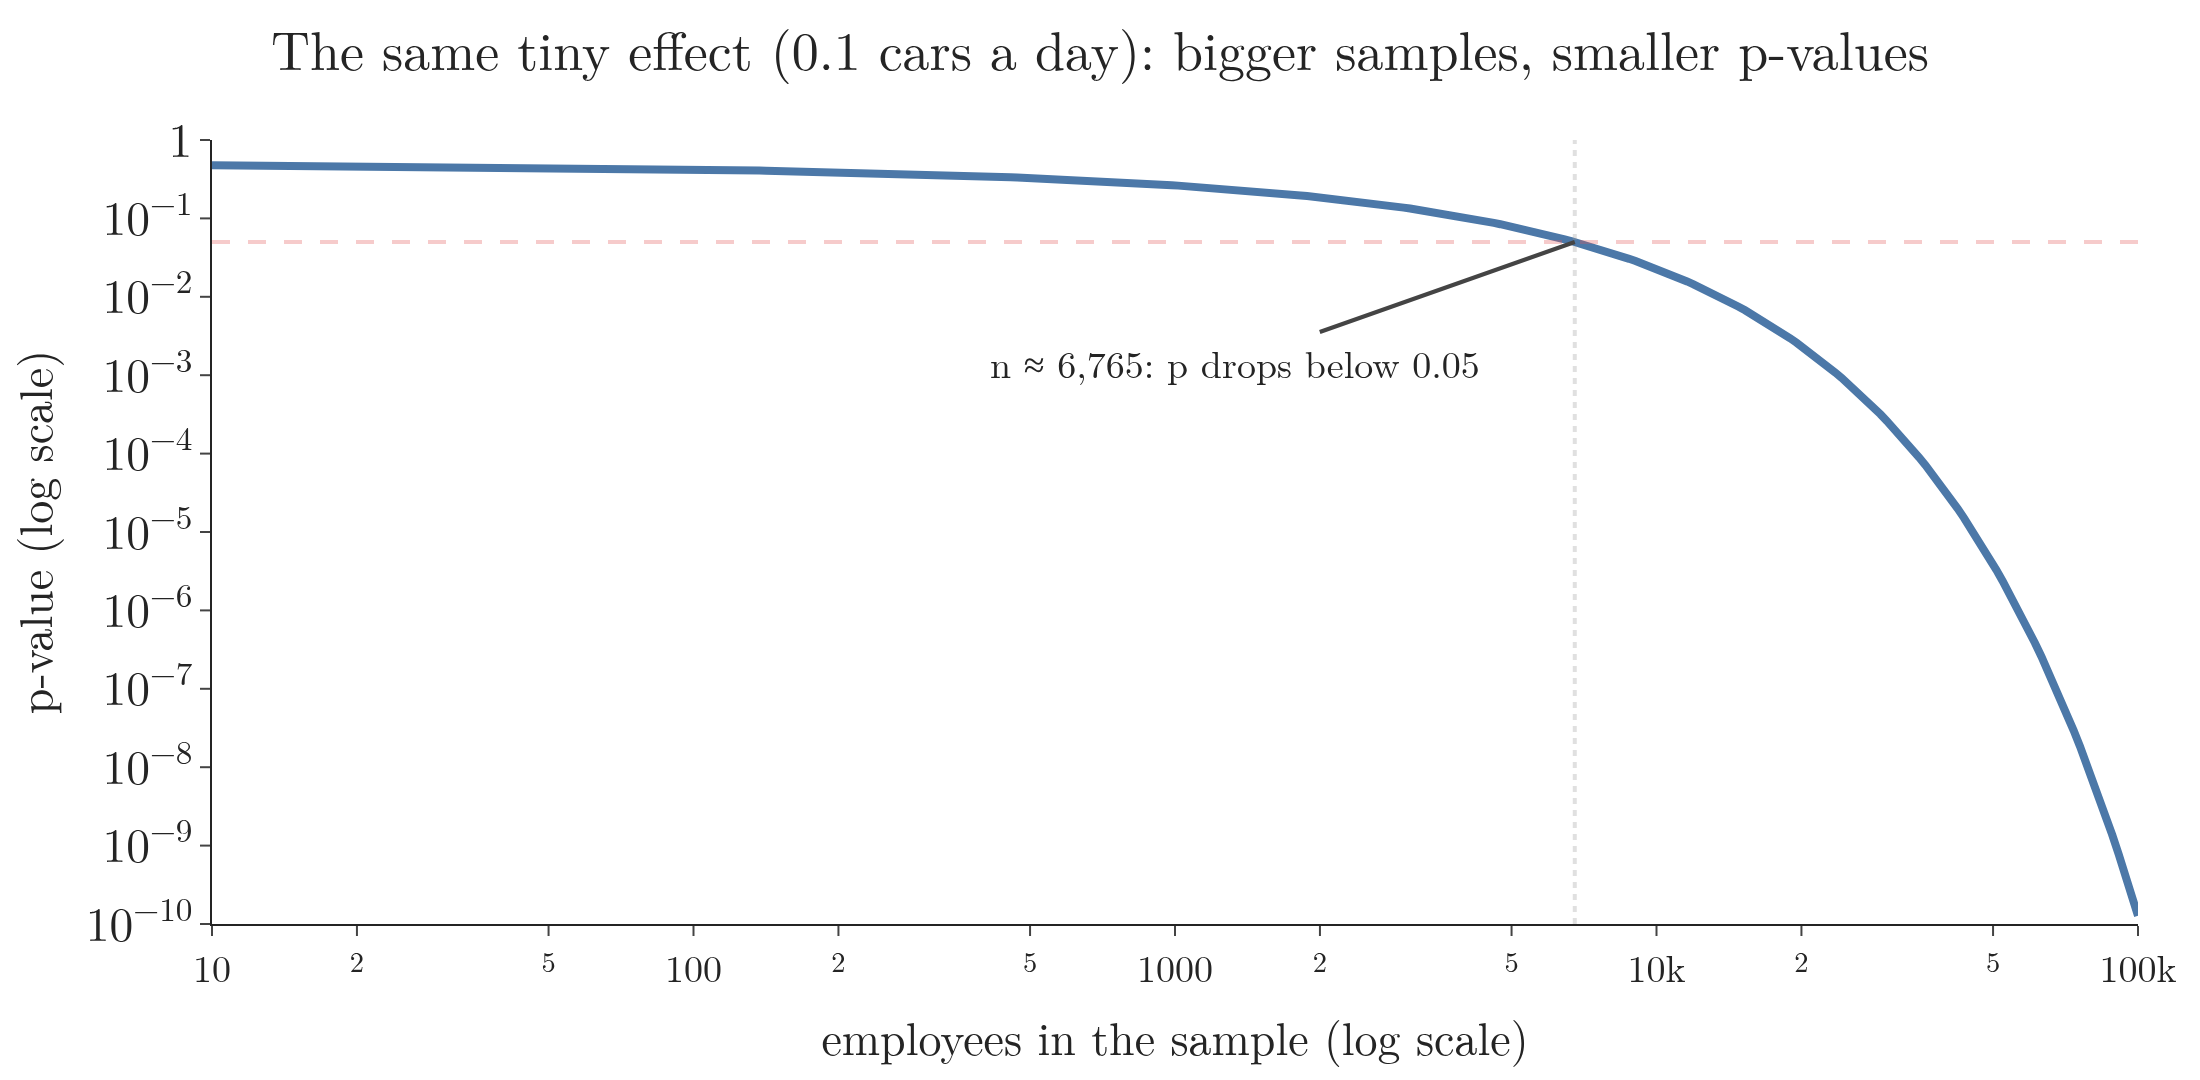

Source code (Python):
"""A small p-value does not mean a large effect: a training program that adds only 0.1 cars a day (sigma = 5, the
Note's right-tailed z-test) gives the p-value expected at the true effect, 1 - Phi(0.1 / (5 / sqrt(n))), for samples
of 10 to 100,000 employees. The p-value falls below 0.05 once n passes about 6,800, although the effect never changes."""
from pathlib import Path
import numpy as np
import plotly.graph_objects as go
from scipy import stats

here = Path(__file__).parent
n = np.logspace(1, 5, 300)
p = stats.norm.sf(0.1 / (5 / np.sqrt(n)))
cross = (1.645 * 5 / 0.1) ** 2
assert 6700 < cross < 6800 and p[-1] < 1e-9
fig = go.Figure()
fig.add_scatter(x=n, y=p, mode="lines", line=dict(color="#4C78A8", width=4))
fig.add_hline(y=0.05, line=dict(color="#E45756", dash="dash", width=2))
fig.add_vline(x=cross, line=dict(color="#9a9a9a", dash="dot", width=2))
fig.add_annotation(x=np.log10(cross), y=np.log10(0.05), text=f"n ≈ {cross:,.0f}: p drops below 0.05", ax=-170, ay=60,
                   font=dict(size=19), arrowwidth=2)
fig.update_layout(template="simple_white", width=1100, height=540, font=dict(family="Latin Modern Roman", size=19),
                  title=dict(text="The same tiny effect (0.1 cars a day): bigger samples, smaller p-values", x=0.5),
                  xaxis=dict(title="employees in the sample (log scale)", type="log"),
                  yaxis=dict(title="p-value (log scale)", type="log", range=[-10, 0], exponentformat="power"),
                  showlegend=False, margin=dict(l=90, r=30, t=70, b=70))
fig.write_image(here / "p_vs_n.png", scale=2)
fig.write_image(here / "p_vs_n.pdf")
